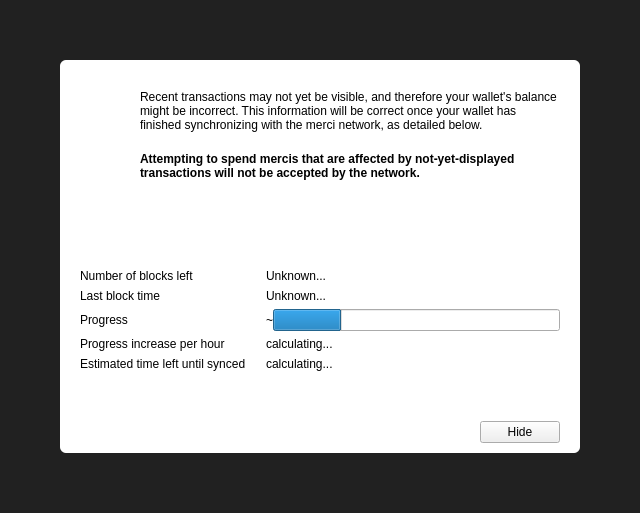
<?xml version="1.0" encoding="UTF-8"?>
<ui version="4.0">
 <class>ModalOverlay</class>
 <widget class="ModalOverlay" name="ModalOverlay">
  <property name="geometry">
   <rect>
    <x>0</x>
    <y>0</y>
    <width>640</width>
    <height>513</height>
   </rect>
  </property>
  <property name="windowTitle">
   <string>Form</string>
  </property>
  <layout class="QVBoxLayout" name="verticalLayout" stretch="0">
   <property name="sizeConstraint">
    <enum>QLayout::SetDefaultConstraint</enum>
   </property>
   <property name="leftMargin">
    <number>0</number>
   </property>
   <property name="topMargin">
    <number>0</number>
   </property>
   <property name="rightMargin">
    <number>0</number>
   </property>
   <property name="bottomMargin">
    <number>0</number>
   </property>
   <item>
    <widget class="QWidget" name="bgWidget" native="true">
     <property name="styleSheet">
      <string notr="true">#bgWidget { background: rgba(0,0,0,220); }</string>
     </property>
     <layout class="QVBoxLayout" name="verticalLayoutMain" stretch="0">
      <property name="leftMargin">
       <number>60</number>
      </property>
      <property name="topMargin">
       <number>60</number>
      </property>
      <property name="rightMargin">
       <number>60</number>
      </property>
      <property name="bottomMargin">
       <number>60</number>
      </property>
      <item>
       <widget class="QWidget" name="contentWidget" native="true">
        <property name="styleSheet">
         <string notr="true">#contentWidget { background: white; border-radius: 6px; }</string>
        </property>
        <layout class="QVBoxLayout" name="verticalLayout_3" stretch="1,0,0">
         <property name="spacing">
          <number>0</number>
         </property>
         <property name="leftMargin">
          <number>20</number>
         </property>
         <property name="topMargin">
          <number>10</number>
         </property>
         <property name="rightMargin">
          <number>20</number>
         </property>
         <property name="bottomMargin">
          <number>10</number>
         </property>
         <item>
          <widget class="QStackedWidget" name="stackedWidget">
           <property name="currentIndex">
            <number>0</number>
           </property>
           <widget class="QWidget" name="page">
            <layout class="QVBoxLayout" name="verticalLayout_2">
             <property name="spacing">
              <number>0</number>
             </property>
             <property name="leftMargin">
              <number>0</number>
             </property>
             <property name="topMargin">
              <number>0</number>
             </property>
             <property name="rightMargin">
              <number>0</number>
             </property>
             <property name="bottomMargin">
              <number>0</number>
             </property>
             <item>
              <layout class="QHBoxLayout" name="horizontalLayoutIconText" stretch="0,1">
               <property name="spacing">
                <number>20</number>
               </property>
               <property name="topMargin">
                <number>20</number>
               </property>
               <item>
                <layout class="QVBoxLayout" name="verticalLayoutIcon">
                 <item>
                  <widget class="QPushButton" name="warningIcon">
                   <property name="enabled">
                    <bool>false</bool>
                   </property>
                   <property name="text">
                    <string/>
                   </property>
                   <property name="icon">
                    <iconset>
                     <normaloff>:/icons/warning</normaloff>
                     <disabledoff>:/icons/warning</disabledoff>:/icons/warning</iconset>
                   </property>
                   <property name="iconSize">
                    <size>
                     <width>48</width>
                     <height>48</height>
                    </size>
                   </property>
                   <property name="flat">
                    <bool>true</bool>
                   </property>
                  </widget>
                 </item>
                 <item>
                  <spacer name="verticalSpacerWarningIcon">
                   <property name="orientation">
                    <enum>Qt::Vertical</enum>
                   </property>
                   <property name="sizeHint" stdset="0">
                    <size>
                     <width>20</width>
                     <height>40</height>
                    </size>
                   </property>
                  </spacer>
                 </item>
                </layout>
               </item>
               <item>
                <layout class="QVBoxLayout" name="verticalLayoutInfoText">
                 <property name="leftMargin">
                  <number>0</number>
                 </property>
                 <property name="topMargin">
                  <number>0</number>
                 </property>
                 <item>
                  <widget class="QLabel" name="infoText">
                   <property name="text">
                    <string>Recent transactions may not yet be visible, and therefore your wallet's balance might be incorrect. This information will be correct once your wallet has finished synchronizing with the merci network, as detailed below.</string>
                   </property>
                   <property name="textFormat">
                    <enum>Qt::RichText</enum>
                   </property>
                   <property name="wordWrap">
                    <bool>true</bool>
                   </property>
                  </widget>
                 </item>
                 <item>
                  <widget class="QLabel" name="infoTextStrong">
                   <property name="font">
                    <font>
                     <weight>75</weight>
                     <bold>true</bold>
                    </font>
                   </property>
                   <property name="text">
                    <string>Attempting to spend mercis that are affected by not-yet-displayed transactions will not be accepted by the network.</string>
                   </property>
                   <property name="textFormat">
                    <enum>Qt::RichText</enum>
                   </property>
                   <property name="wordWrap">
                    <bool>true</bool>
                   </property>
                  </widget>
                 </item>
                 <item>
                  <spacer name="verticalSpacerInTextSpace">
                   <property name="orientation">
                    <enum>Qt::Vertical</enum>
                   </property>
                   <property name="sizeHint" stdset="0">
                    <size>
                     <width>20</width>
                     <height>40</height>
                    </size>
                   </property>
                  </spacer>
                 </item>
                </layout>
               </item>
              </layout>
             </item>
             <item>
              <layout class="QFormLayout" name="formLayout">
               <property name="fieldGrowthPolicy">
                <enum>QFormLayout::ExpandingFieldsGrow</enum>
               </property>
               <property name="horizontalSpacing">
                <number>20</number>
               </property>
               <property name="verticalSpacing">
                <number>6</number>
               </property>
               <property name="topMargin">
                <number>10</number>
               </property>
               <item row="0" column="0">
                <widget class="QLabel" name="labelNumberOfBlocksLeft">
                 <property name="font">
                  <font>
                   <weight>50</weight>
                   <bold>false</bold>
                  </font>
                 </property>
                 <property name="text">
                  <string>Number of blocks left</string>
                 </property>
                </widget>
               </item>
               <item row="0" column="1">
                <widget class="QLabel" name="numberOfBlocksLeft">
                 <property name="sizePolicy">
                  <sizepolicy hsizetype="Expanding" vsizetype="Preferred">
                   <horstretch>0</horstretch>
                   <verstretch>0</verstretch>
                  </sizepolicy>
                 </property>
                 <property name="text">
                  <string>Unknown...</string>
                 </property>
                </widget>
               </item>
               <item row="1" column="0">
                <widget class="QLabel" name="labelLastBlockTime">
                 <property name="font">
                  <font>
                   <weight>50</weight>
                   <bold>false</bold>
                  </font>
                 </property>
                 <property name="text">
                  <string>Last block time</string>
                 </property>
                </widget>
               </item>
               <item row="1" column="1">
                <widget class="QLabel" name="newestBlockDate">
                 <property name="sizePolicy">
                  <sizepolicy hsizetype="Expanding" vsizetype="Preferred">
                   <horstretch>0</horstretch>
                   <verstretch>0</verstretch>
                  </sizepolicy>
                 </property>
                 <property name="text">
                  <string>Unknown...</string>
                 </property>
                </widget>
               </item>
               <item row="2" column="0">
                <widget class="QLabel" name="labelSyncDone">
                 <property name="font">
                  <font>
                   <weight>50</weight>
                   <bold>false</bold>
                  </font>
                 </property>
                 <property name="text">
                  <string>Progress</string>
                 </property>
                </widget>
               </item>
               <item row="2" column="1">
                <layout class="QHBoxLayout" name="horizontalLayoutSync" stretch="0,1">
                 <item>
                  <widget class="QLabel" name="percentageProgress">
                   <property name="text">
                    <string notr="true">~</string>
                   </property>
                  </widget>
                 </item>
                 <item>
                  <widget class="QProgressBar" name="progressBar">
                   <property name="value">
                    <number>24</number>
                   </property>
                   <property name="format">
                    <string/>
                   </property>
                  </widget>
                 </item>
                </layout>
               </item>
               <item row="4" column="0">
                <widget class="QLabel" name="labelProgressIncrease">
                 <property name="font">
                  <font>
                   <weight>50</weight>
                   <bold>false</bold>
                  </font>
                 </property>
                 <property name="text">
                  <string>Progress increase per hour</string>
                 </property>
                </widget>
               </item>
               <item row="4" column="1">
                <widget class="QLabel" name="progressIncreasePerH">
                 <property name="sizePolicy">
                  <sizepolicy hsizetype="Expanding" vsizetype="Preferred">
                   <horstretch>0</horstretch>
                   <verstretch>0</verstretch>
                  </sizepolicy>
                 </property>
                 <property name="text">
                  <string>calculating...</string>
                 </property>
                </widget>
               </item>
               <item row="5" column="0">
                <widget class="QLabel" name="labelEstimatedTimeLeft">
                 <property name="font">
                  <font>
                   <weight>50</weight>
                   <bold>false</bold>
                  </font>
                 </property>
                 <property name="text">
                  <string>Estimated time left until synced</string>
                 </property>
                </widget>
               </item>
               <item row="5" column="1">
                <widget class="QLabel" name="expectedTimeLeft">
                 <property name="sizePolicy">
                  <sizepolicy hsizetype="Expanding" vsizetype="Preferred">
                   <horstretch>0</horstretch>
                   <verstretch>0</verstretch>
                  </sizepolicy>
                 </property>
                 <property name="text">
                  <string>calculating...</string>
                 </property>
                </widget>
               </item>
              </layout>
             </item>
            </layout>
           </widget>
           <widget class="QWidget" name="page_2">
            <layout class="QVBoxLayout" name="verticalLayout_4">
             <property name="spacing">
              <number>15</number>
             </property>
             <property name="topMargin">
              <number>40</number>
             </property>
             <property name="bottomMargin">
              <number>40</number>
             </property>
             <item>
              <layout class="QHBoxLayout" name="horizontalLayout_2">
               <item>
                <spacer name="horizontalSpacer_4">
                 <property name="orientation">
                  <enum>Qt::Horizontal</enum>
                 </property>
                 <property name="sizeHint" stdset="0">
                  <size>
                   <width>40</width>
                   <height>20</height>
                  </size>
                 </property>
                </spacer>
               </item>
               <item>
                <widget class="QPushButton" name="warningIconBackup">
                 <property name="enabled">
                  <bool>false</bool>
                 </property>
                 <property name="text">
                  <string/>
                 </property>
                 <property name="icon">
                  <iconset>
                   <normaloff>:/styles/app-icons/message_warning</normaloff>
                   <disabledoff>:/styles/app-icons/message_warning</disabledoff>:/styles/app-icons/message_warning</iconset>
                 </property>
                 <property name="iconSize">
                  <size>
                   <width>120</width>
                   <height>120</height>
                  </size>
                 </property>
                 <property name="flat">
                  <bool>true</bool>
                 </property>
                </widget>
               </item>
               <item>
                <spacer name="horizontalSpacer_5">
                 <property name="orientation">
                  <enum>Qt::Horizontal</enum>
                 </property>
                 <property name="sizeHint" stdset="0">
                  <size>
                   <width>40</width>
                   <height>20</height>
                  </size>
                 </property>
                </spacer>
               </item>
              </layout>
             </item>
             <item>
              <widget class="QLabel" name="labelNote">
               <property name="text">
                <string>IMPORATANT NOTE!</string>
               </property>
               <property name="alignment">
                <set>Qt::AlignCenter</set>
               </property>
              </widget>
             </item>
             <item>
              <widget class="QLabel" name="labelMessage">
               <property name="text">
                <string>Making a backup of your wallet helps ensure you can always maintain access to your funds. Please backup your wallet in order to avoid losing funds.</string>
               </property>
               <property name="alignment">
                <set>Qt::AlignCenter</set>
               </property>
               <property name="wordWrap">
                <bool>true</bool>
               </property>
              </widget>
             </item>
             <item>
              <spacer name="verticalSpacer">
               <property name="orientation">
                <enum>Qt::Vertical</enum>
               </property>
               <property name="sizeType">
                <enum>QSizePolicy::Expanding</enum>
               </property>
               <property name="sizeHint" stdset="0">
                <size>
                 <width>20</width>
                 <height>40</height>
                </size>
               </property>
              </spacer>
             </item>
             <item>
              <layout class="QHBoxLayout" name="horizontalLayout">
               <item>
                <spacer name="horizontalSpacer_2">
                 <property name="orientation">
                  <enum>Qt::Horizontal</enum>
                 </property>
                 <property name="sizeHint" stdset="0">
                  <size>
                   <width>40</width>
                   <height>20</height>
                  </size>
                 </property>
                </spacer>
               </item>
               <item>
                <widget class="QPushButton" name="walletBackupButton">
                 <property name="text">
                  <string>Wallet backup</string>
                 </property>
                </widget>
               </item>
               <item>
                <spacer name="horizontalSpacer_3">
                 <property name="orientation">
                  <enum>Qt::Horizontal</enum>
                 </property>
                 <property name="sizeHint" stdset="0">
                  <size>
                   <width>40</width>
                   <height>20</height>
                  </size>
                 </property>
                </spacer>
               </item>
              </layout>
             </item>
            </layout>
           </widget>
          </widget>
         </item>
         <item>
          <spacer name="verticalSpacerAfterText">
           <property name="orientation">
            <enum>Qt::Vertical</enum>
           </property>
           <property name="sizeHint" stdset="0">
            <size>
             <width>20</width>
             <height>40</height>
            </size>
           </property>
          </spacer>
         </item>
         <item>
          <layout class="QHBoxLayout" name="horizontalLayoutButtons">
           <property name="leftMargin">
            <number>10</number>
           </property>
           <property name="topMargin">
            <number>10</number>
           </property>
           <item>
            <spacer name="horizontalSpacer">
             <property name="orientation">
              <enum>Qt::Horizontal</enum>
             </property>
             <property name="sizeHint" stdset="0">
              <size>
               <width>40</width>
               <height>20</height>
              </size>
             </property>
            </spacer>
           </item>
           <item>
            <widget class="QPushButton" name="closeButton">
             <property name="text">
              <string>Hide</string>
             </property>
            </widget>
           </item>
          </layout>
         </item>
        </layout>
       </widget>
      </item>
     </layout>
    </widget>
   </item>
  </layout>
 </widget>
 <customwidgets>
  <customwidget>
   <class>ModalOverlay</class>
   <extends>QWidget</extends>
   <header>qt/modaloverlay.h</header>
   <container>1</container>
  </customwidget>
 </customwidgets>
 <resources/>
 <connections/>
</ui>
